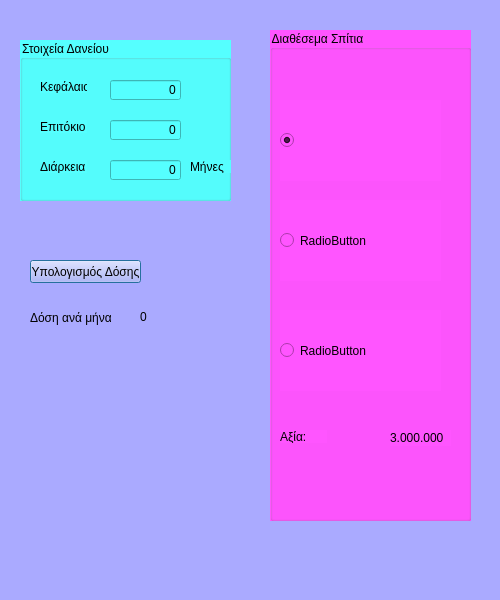
<?xml version="1.0" encoding="UTF-8"?>
<ui version="4.0">
 <class>Dialog</class>
 <widget class="QDialog" name="Dialog">
  <property name="geometry">
   <rect>
    <x>0</x>
    <y>0</y>
    <width>500</width>
    <height>600</height>
   </rect>
  </property>
  <property name="windowTitle">
   <string>ΑΓΟΡΑ ΣΠΙΤΙΟΥ</string>
  </property>
  <property name="styleSheet">
   <string notr="true">background-color: rgb(170, 170, 255);</string>
  </property>
  <widget class="QGroupBox" name="groupBox">
   <property name="geometry">
    <rect>
     <x>20</x>
     <y>40</y>
     <width>211</width>
     <height>161</height>
    </rect>
   </property>
   <property name="toolTip">
    <string>&lt;html&gt;&lt;head/&gt;&lt;body&gt;&lt;p&gt;&lt;br/&gt;&lt;/p&gt;&lt;/body&gt;&lt;/html&gt;</string>
   </property>
   <property name="styleSheet">
    <string notr="true">background-color: rgb(85, 255, 255);</string>
   </property>
   <property name="title">
    <string>Στοιχεία Δανείου</string>
   </property>
   <widget class="QLabel" name="label">
    <property name="geometry">
     <rect>
      <x>20</x>
      <y>40</y>
      <width>47</width>
      <height>13</height>
     </rect>
    </property>
    <property name="text">
     <string>Κεφάλαιο</string>
    </property>
   </widget>
   <widget class="QLabel" name="label_2">
    <property name="geometry">
     <rect>
      <x>20</x>
      <y>80</y>
      <width>47</width>
      <height>13</height>
     </rect>
    </property>
    <property name="text">
     <string>Επιτόκιο</string>
    </property>
   </widget>
   <widget class="QLabel" name="label_3">
    <property name="geometry">
     <rect>
      <x>20</x>
      <y>120</y>
      <width>47</width>
      <height>13</height>
     </rect>
    </property>
    <property name="text">
     <string>Διάρκεια</string>
    </property>
   </widget>
   <widget class="QLineEdit" name="Kefalaio">
    <property name="geometry">
     <rect>
      <x>90</x>
      <y>40</y>
      <width>71</width>
      <height>20</height>
     </rect>
    </property>
    <property name="text">
     <string>0</string>
    </property>
    <property name="alignment">
     <set>Qt::AlignRight|Qt::AlignTrailing|Qt::AlignVCenter</set>
    </property>
    <property name="Pixmap" stdset="0">
     <pixmap/>
    </property>
   </widget>
   <widget class="QLabel" name="label_4">
    <property name="geometry">
     <rect>
      <x>170</x>
      <y>120</y>
      <width>47</width>
      <height>13</height>
     </rect>
    </property>
    <property name="text">
     <string>Μήνες</string>
    </property>
   </widget>
   <widget class="QLineEdit" name="Epitokio">
    <property name="geometry">
     <rect>
      <x>90</x>
      <y>80</y>
      <width>71</width>
      <height>20</height>
     </rect>
    </property>
    <property name="text">
     <string>0</string>
    </property>
    <property name="alignment">
     <set>Qt::AlignRight|Qt::AlignTrailing|Qt::AlignVCenter</set>
    </property>
   </widget>
   <widget class="QLineEdit" name="Diarkeia">
    <property name="geometry">
     <rect>
      <x>90</x>
      <y>120</y>
      <width>71</width>
      <height>20</height>
     </rect>
    </property>
    <property name="text">
     <string>0</string>
    </property>
    <property name="alignment">
     <set>Qt::AlignRight|Qt::AlignTrailing|Qt::AlignVCenter</set>
    </property>
   </widget>
  </widget>
  <widget class="QGroupBox" name="groupBox_2">
   <property name="geometry">
    <rect>
     <x>270</x>
     <y>30</y>
     <width>201</width>
     <height>491</height>
    </rect>
   </property>
   <property name="styleSheet">
    <string notr="true">background-color: rgb(255, 85, 255);</string>
   </property>
   <property name="title">
    <string>Διαθέσεμα Σπίτια</string>
   </property>
   <widget class="QRadioButton" name="proti_Photo">
    <property name="geometry">
     <rect>
      <x>10</x>
      <y>70</y>
      <width>161</width>
      <height>81</height>
     </rect>
    </property>
    <property name="focusPolicy">
     <enum>Qt::StrongFocus</enum>
    </property>
    <property name="text">
     <string/>
    </property>
    <property name="icon">
     <iconset>
      <normaloff>ChatsworthHousePressed.jpg</normaloff>ChatsworthHousePressed.jpg</iconset>
    </property>
    <property name="iconSize">
     <size>
      <width>600</width>
      <height>600</height>
     </size>
    </property>
    <property name="checked">
     <bool>true</bool>
    </property>
    <property name="pixmap" stdset="0">
     <pixmap/>
    </property>
   </widget>
   <widget class="QRadioButton" name="deuteri_Photo">
    <property name="geometry">
     <rect>
      <x>10</x>
      <y>170</y>
      <width>161</width>
      <height>81</height>
     </rect>
    </property>
    <property name="focusPolicy">
     <enum>Qt::StrongFocus</enum>
    </property>
    <property name="contextMenuPolicy">
     <enum>Qt::DefaultContextMenu</enum>
    </property>
    <property name="text">
     <string>RadioButton</string>
    </property>
    <property name="icon">
     <iconset>
      <normaloff>queen_house.jpg</normaloff>queen_house.jpg</iconset>
    </property>
    <property name="iconSize">
     <size>
      <width>400</width>
      <height>400</height>
     </size>
    </property>
   </widget>
   <widget class="QRadioButton" name="triti_Photo">
    <property name="geometry">
     <rect>
      <x>10</x>
      <y>280</y>
      <width>161</width>
      <height>81</height>
     </rect>
    </property>
    <property name="focusPolicy">
     <enum>Qt::StrongFocus</enum>
    </property>
    <property name="text">
     <string>RadioButton</string>
    </property>
    <property name="icon">
     <iconset>
      <normaloff>white_house.jpg</normaloff>white_house.jpg</iconset>
    </property>
    <property name="iconSize">
     <size>
      <width>400</width>
      <height>400</height>
     </size>
    </property>
   </widget>
   <widget class="QLabel" name="value">
    <property name="geometry">
     <rect>
      <x>10</x>
      <y>400</y>
      <width>47</width>
      <height>13</height>
     </rect>
    </property>
    <property name="text">
     <string>Αξία:</string>
    </property>
   </widget>
   <widget class="QLabel" name="timi">
    <property name="geometry">
     <rect>
      <x>120</x>
      <y>400</y>
      <width>61</width>
      <height>16</height>
     </rect>
    </property>
    <property name="text">
     <string>3.000.000</string>
    </property>
   </widget>
  </widget>
  <widget class="QPushButton" name="ipologismos">
   <property name="geometry">
    <rect>
     <x>30</x>
     <y>260</y>
     <width>111</width>
     <height>23</height>
    </rect>
   </property>
   <property name="text">
    <string>Υπολογισμός Δόσης</string>
   </property>
  </widget>
  <widget class="QLabel" name="label_5">
   <property name="geometry">
    <rect>
     <x>30</x>
     <y>310</y>
     <width>81</width>
     <height>16</height>
    </rect>
   </property>
   <property name="text">
    <string>Δόση ανά μήνα</string>
   </property>
  </widget>
  <widget class="QLabel" name="DosiTimi">
   <property name="geometry">
    <rect>
     <x>140</x>
     <y>310</y>
     <width>47</width>
     <height>13</height>
    </rect>
   </property>
   <property name="text">
    <string>0</string>
   </property>
  </widget>
  <widget class="QLabel" name="denXreiazete">
   <property name="geometry">
    <rect>
     <x>40</x>
     <y>360</y>
     <width>121</width>
     <height>16</height>
    </rect>
   </property>
   <property name="text">
    <string/>
   </property>
  </widget>
 </widget>
 <resources/>
 <connections/>
</ui>
